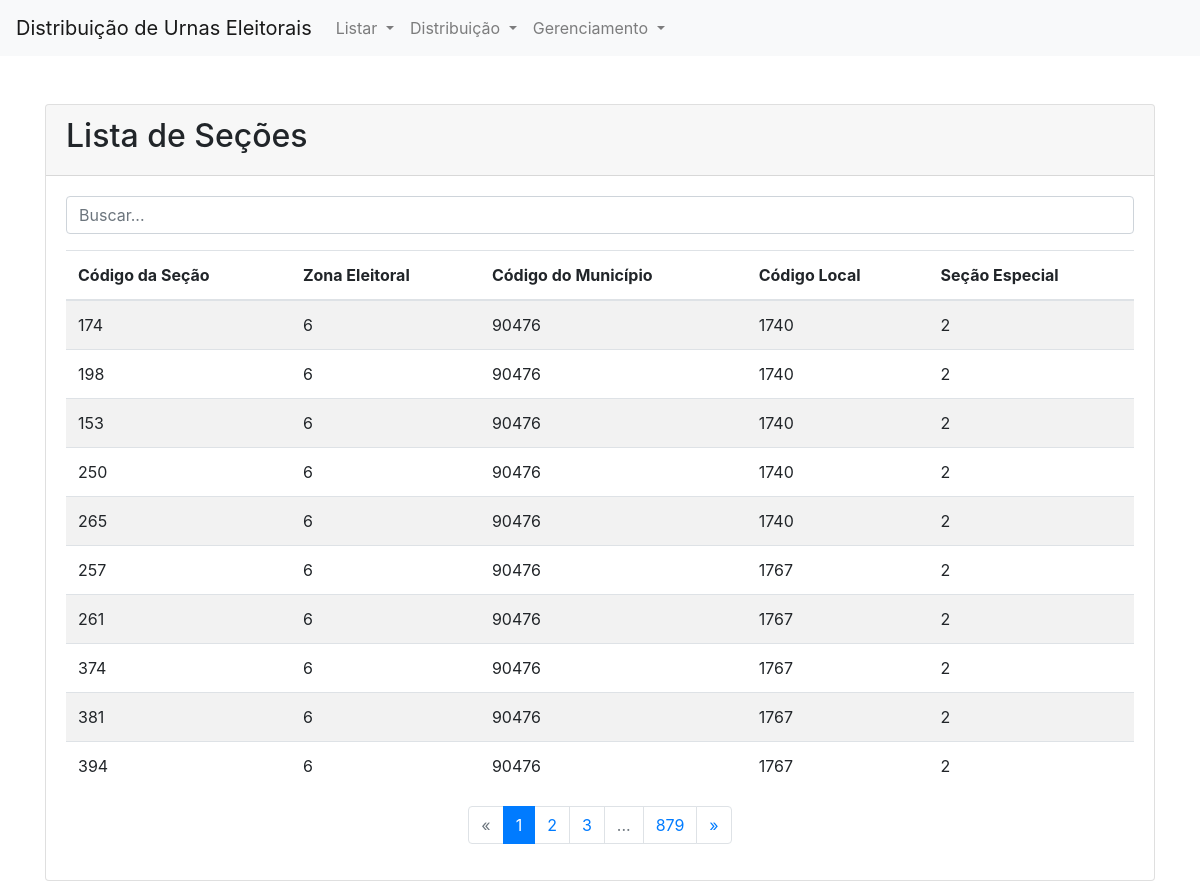
/secoes/, run on an earlier commit of the app's database.
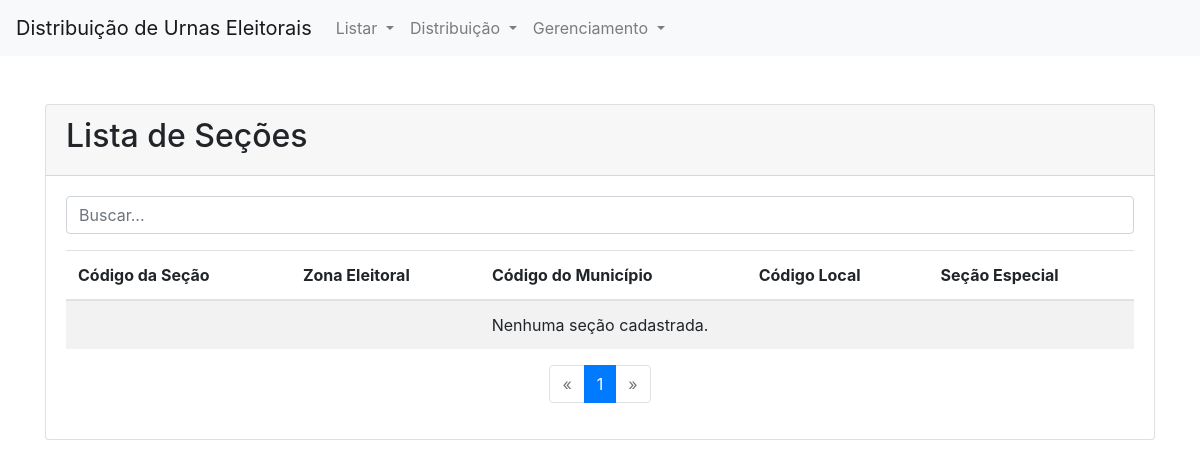
And on a later commit of the database.
### Logis/models.py (models this page shows, shortened)
class Secao(models.Model):
    cod_zona = models.ForeignKey(ZonaEleitoral, on_delete=models.CASCADE) #secao pertence a zona
    cod_municipio = models.CharField(max_length=8)
    cod_local = models.CharField(max_length=10)
    cod_secao = models.CharField(max_length=10)
    ind_especial = models.CharField(max_length=1)

class ZonaEleitoral(models.Model):
    nome = models.CharField(max_length=100, null=True)
    qtdSecoes = models.IntegerField(default=0, null=True)

### Logis/views/views_vizualizar.py (the view, shortened to what this page needs)
# urls.py: path('secoes/', views_vizualizar.secao_list, name='secao_list'),
def secao_list(request):
    query = request.GET.get('q', '')
    secao_queryset = Secao.objects.all()
    paginator = Paginator(secao_queryset, 10)
    page_number = request.GET.get('page')
    secoes = paginator.get_page(page_number)
    current_page = secoes.number
    total_pages = paginator.num_pages
    page_range = [
        x for x in range(current_page - 2, current_page + 3)
        if 1 <= x <= total_pages
    ]
    return render(request, 'Logis/list_secao.html', {
        'secoes': secoes,
        'query': query,
        'page_range': page_range,
        'total_pages': total_pages,
    })

### Logis/templates/Logis/list_secao.html (shortened to what this page needs)
{% extends 'Logis/base.html' %}
{% block content %}
<div class="card">
    <div class="card-header">
        <h2>Lista de Seções</h2>
    </div>
    <div class="card-body">
        <form method="get" class="mb-3">
            <input type="text" name="q" class="form-control" placeholder="Buscar..." value="{{ query }}">
        </form>
        <table class="table table-striped">
            <thead>
                <tr>
                    <th>Código da Seção</th>
                    <th>Zona Eleitoral</th>
                    <th>Código do Município</th>
                    <th>Código Local</th>
                    <th>Seção Especial</th>
                </tr>
            </thead>
            <tbody>
                {% for secao in secoes %}
                <tr>
                    <td>{{ secao.cod_secao }}</td>
                    <td>{{ secao.cod_zona.nome }}</td>
                    <td>{{ secao.cod_municipio }}</td>
                    <td>{{ secao.cod_local }}</td>
                    <td>{{ secao.ind_especial }}</td>
                </tr>
                {% empty %}
                <tr>
                    <td colspan="5" class="text-center">Nenhuma seção cadastrada.</td>
                </tr>
                {% endfor %}
            </tbody>
        </table>
        <nav aria-label="Page navigation">
            <ul class="pagination justify-content-center">
                {% if secoes.has_previous %}
                <li class="page-item">
                    <a class="page-link" href="?page={{ secoes.previous_page_number }}{% if query %}&q={{ query }}{% endif %}" aria-label="Previous">
                        <span aria-hidden="true">&laquo;</span>
                    </a>
                </li>
                {% else %}
                <li class="page-item disabled">
                    <span class="page-link">&laquo;</span>
                </li>
                {% endif %}
                {% for num in page_range %}
                <li class="page-item {% if secoes.number == num %}active{% endif %}">
                    <a class="page-link" href="?page={{ num }}{% if query %}&q={{ query }}{% endif %}">{{ num }}</a>
                </li>
                {% endfor %}
                {% if total_pages not in page_range %}
                <li class="page-item disabled">
                    <span class="page-link">...</span>
                </li>
                <li class="page-item">
                    <a class="page-link" href="?page={{ total_pages }}{% if query %}&q={{ query }}{% endif %}">{{ total_pages }}</a>
                </li>
                {% endif %}
                {% if secoes.has_next %}
                <li class="page-item">
                    <a class="page-link" href="?page={{ secoes.next_page_number }}{% if query %}&q={{ query }}{% endif %}" aria-label="Next">
                        <span aria-hidden="true">&raquo;</span>
                    </a>
                </li>
                {% else %}
                <li class="page-item disabled">
                    <span class="page-link">&raquo;</span>
                </li>
                {% endif %}
            </ul>
        </nav>
    </div>
</div>
{% endblock %}

### Logis/templates/Logis/base.html (shortened to what this page needs)
<!DOCTYPE html>
<html lang="en">
<head>
    <link rel="stylesheet" href="https://stackpath.bootstrapcdn.com/bootstrap/4.5.2/css/bootstrap.min.css">
</head>
<body>
    <nav class="navbar navbar-expand-lg navbar-light bg-light">
        <a class="navbar-brand" href="{% url 'home' %}">Distribuição de Urnas Eleitorais</a>
        <div class="collapse navbar-collapse" id="navbarNav">
            <ul class="navbar-nav">
                <li class="nav-item dropdown">
                    <a class="nav-link dropdown-toggle" href="#" id="navbarDropdownListar" role="button" data-toggle="dropdown" aria-haspopup="true" aria-expanded="false">
                        Listar
                    </a>
                </li>
                <li class="nav-item dropdown">
                    <a class="nav-link dropdown-toggle" href="#" id="navbarDropdownDistribuicao" role="button" data-toggle="dropdown" aria-haspopup="true" aria-expanded="false">
                        Distribuição
                    </a>
                </li>
                <li class="nav-item dropdown">
                    <a class="nav-link dropdown-toggle" href="#" id="navbarDropdownGerenciamento" role="button" data-toggle="dropdown" aria-haspopup="true" aria-expanded="false">
                        Gerenciamento
                    </a>
                </li>
            </ul>
        </div>
    </nav>
    <div class="container mt-5">
        {% block content %}
        {% endblock %}
    </div>
</body>
</html>

What changed in the data, as far as the page shows it:
removed Secao: cod_secao "174", cod_zona.nome "6", cod_municipio "90476", cod_local "1740", ind_especial "2"
removed Secao: cod_secao "198", cod_zona.nome "6", cod_municipio "90476", cod_local "1740", ind_especial "2"
removed Secao: cod_secao "153", cod_zona.nome "6", cod_municipio "90476", cod_local "1740", ind_especial "2"
removed Secao: cod_secao "250", cod_zona.nome "6", cod_municipio "90476", cod_local "1740", ind_especial "2"
removed Secao: cod_secao "265", cod_zona.nome "6", cod_municipio "90476", cod_local "1740", ind_especial "2"
removed Secao: cod_secao "257", cod_zona.nome "6", cod_municipio "90476", cod_local "1767", ind_especial "2"
removed Secao: cod_secao "261", cod_zona.nome "6", cod_municipio "90476", cod_local "1767", ind_especial "2"
removed Secao: cod_secao "374", cod_zona.nome "6", cod_municipio "90476", cod_local "1767", ind_especial "2"
removed Secao: cod_secao "381", cod_zona.nome "6", cod_municipio "90476", cod_local "1767", ind_especial "2"
removed Secao: cod_secao "394", cod_zona.nome "6", cod_municipio "90476", cod_local "1767", ind_especial "2"
Also different on the page:
{{ total_pages }}: "879" → (not shown)
text now shown: "Nenhuma seção cadastrada."
list line gone: "2"
list line gone: "3"
